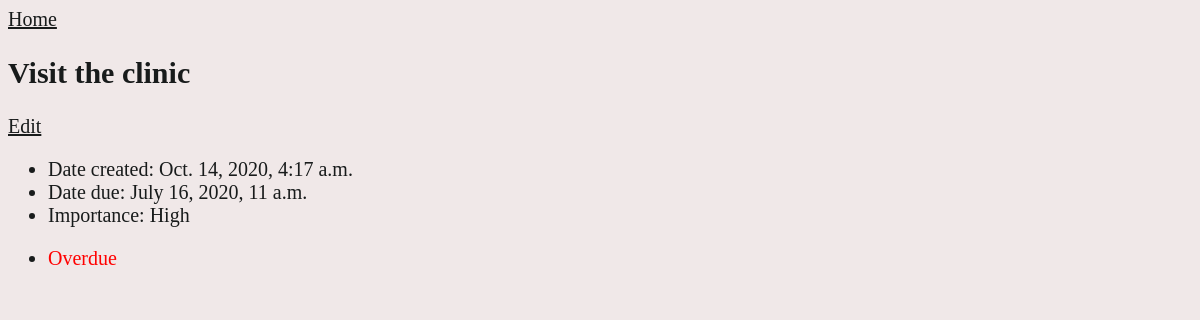
Page /todo/2/ on the earlier database version.
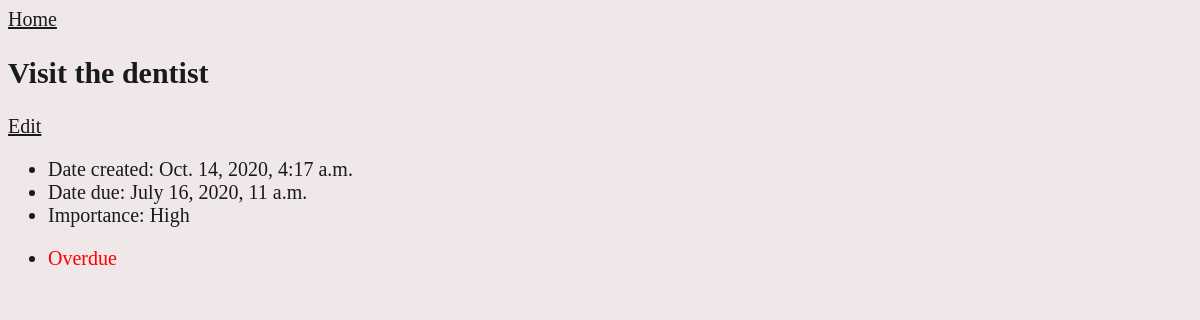
Same page on the later database version.
### todo/models.py (models this page shows, shortened)
class Task(models.Model):
  task_text = models.CharField(max_length=200)
  creation_date = models.DateTimeField('date created')
  due_date = models.DateTimeField('date[when] due')
  importance = models.CharField(max_length=20)
  user = models.ForeignKey(User, on_delete = models.CASCADE, blank = True, null = True)
  def is_due(self):
    d = datetime.datetime.now()
    timezone = pytz.timezone("Africa/Lagos")
    d_aware = timezone.localize(d)
    return self.due_date <= d_aware

### todo/views.py (the view)
# urls.py: path('<int:pk>/', views.DetailView.as_view(), name='details'),
class DetailView(generic.DetailView):
  model = Task
  template_name = 'todo/details.html'

### todo/templates/todo/details.html (shortened to what this page needs)
{% load static %}
<html>
  <head>
    <link rel="stylesheet" href="{% static 'css/styles.css' %}">
  </head>
  <body>
    {% if task %}
      <a href="{% url 'todo:index' %}">Home</a>
      <h2>{{task.task_text}}</h2>
      <a href="{% url 'todo:edit' task.id%} ">Edit</a>
      <div>
        <ul>
          <li>Date created: {{task.creation_date}}</li>
          <li>Date due: {{task.due_date}}</li>
          <li>Importance: {{task.importance}}</li>
          <li>
            {% if task.is_due %}
              <p style="color: red">Overdue</p>
            {% else %}
              <p style="color: green">Not yet due</p>
            {% endif %}
          </li>
        </ul>
      </div>
    {% endif %}
  </body>
</html>

Differences in the rows shown:
changed Task "High": task_text "Visit the clinic" → "Visit the dentist"
